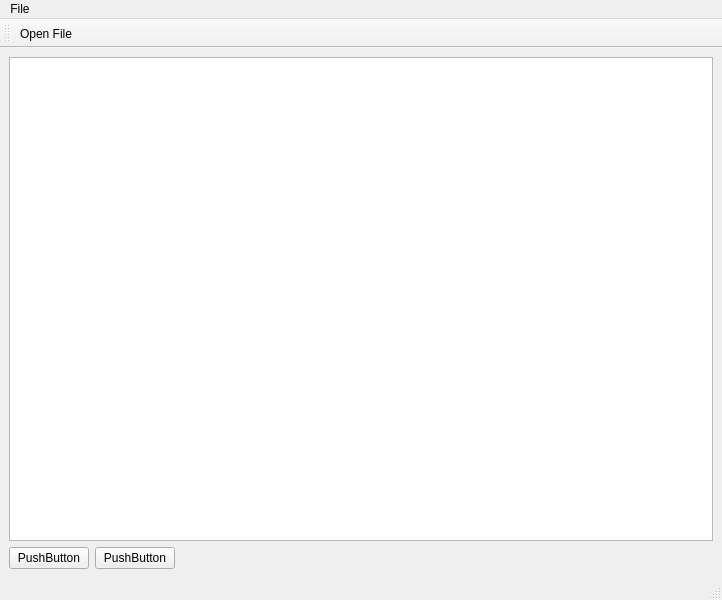
<?xml version="1.0" encoding="UTF-8"?>
<ui version="4.0">
 <class>VRBaseSetUp</class>
 <widget class="QMainWindow" name="VRBaseSetUp">
  <property name="geometry">
   <rect>
    <x>0</x>
    <y>0</y>
    <width>722</width>
    <height>600</height>
   </rect>
  </property>
  <property name="windowTitle">
   <string>VRBaseSetUp</string>
  </property>
  <widget class="QWidget" name="centralwidget">
   <layout class="QVBoxLayout" name="verticalLayout">
    <item>
     <widget class="QTreeView" name="treeView">
      <property name="contextMenuPolicy">
       <enum>Qt::ContextMenuPolicy::ActionsContextMenu</enum>
      </property>
     </widget>
    </item>
    <item>
     <layout class="QHBoxLayout" name="horizontalLayout">
      <item>
       <widget class="QPushButton" name="pushButton">
        <property name="contextMenuPolicy">
         <enum>Qt::ContextMenuPolicy::ActionsContextMenu</enum>
        </property>
        <property name="text">
         <string>PushButton</string>
        </property>
       </widget>
      </item>
      <item>
       <widget class="QPushButton" name="pushButton_2">
        <property name="text">
         <string>PushButton</string>
        </property>
       </widget>
      </item>
      <item>
       <spacer name="horizontalSpacer">
        <property name="orientation">
         <enum>Qt::Orientation::Horizontal</enum>
        </property>
        <property name="sizeHint" stdset="0">
         <size>
          <width>288</width>
          <height>20</height>
         </size>
        </property>
       </spacer>
      </item>
     </layout>
    </item>
   </layout>
  </widget>
  <widget class="QMenuBar" name="menubar">
   <property name="geometry">
    <rect>
     <x>0</x>
     <y>0</y>
     <width>722</width>
     <height>25</height>
    </rect>
   </property>
   <widget class="QMenu" name="menuFile">
    <property name="title">
     <string>File</string>
    </property>
    <addaction name="actionOpen_File"/>
   </widget>
   <addaction name="menuFile"/>
  </widget>
  <widget class="QStatusBar" name="statusbar"/>
  <widget class="QToolBar" name="toolBar">
   <property name="windowTitle">
    <string>toolBar</string>
   </property>
   <attribute name="toolBarArea">
    <enum>TopToolBarArea</enum>
   </attribute>
   <attribute name="toolBarBreak">
    <bool>false</bool>
   </attribute>
   <addaction name="actionOpen_File"/>
  </widget>
  <action name="actionOpen_File">
   <property name="icon">
    <iconset resource="icons.qrc">
     <normaloff>:/Icons/fileopen.png</normaloff>:/Icons/fileopen.png</iconset>
   </property>
   <property name="text">
    <string>Open File</string>
   </property>
   <property name="menuRole">
    <enum>QAction::MenuRole::NoRole</enum>
   </property>
  </action>
  <action name="actionItem_Options">
   <property name="text">
    <string>Item Options</string>
   </property>
   <property name="menuRole">
    <enum>QAction::MenuRole::NoRole</enum>
   </property>
  </action>
 </widget>
 <resources>
  <include location="icons.qrc"/>
 </resources>
 <connections/>
</ui>
